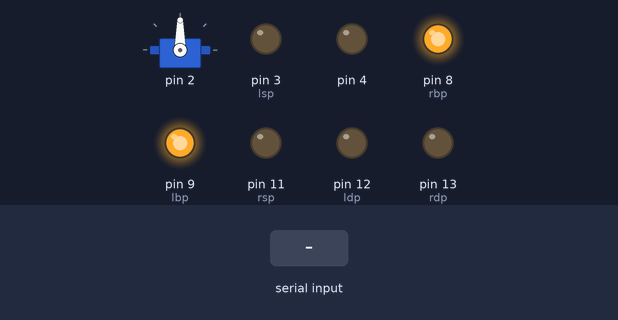
The sketch below on a simulated Arduino Uno, built with avr-gcc and run on an emulated ATmega328P. Parts: servo, output pins drawn as LEDs (lit = HIGH). The test bench sets the inputs (shaded band). What the sketch prints to the serial monitor is not drawn.

Above: at 1.2 s.
1.3 s: "o" received over Serial
At 2.0 s:
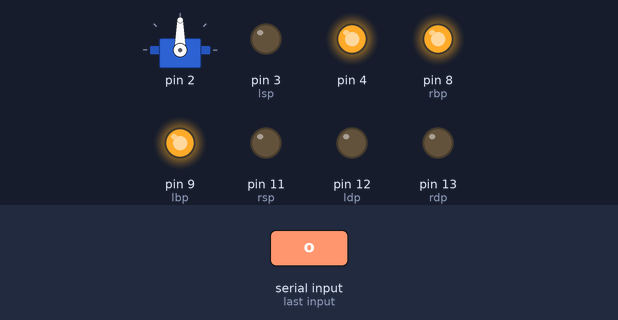
2.8 s: "f" received over Serial
At 3.1 s:
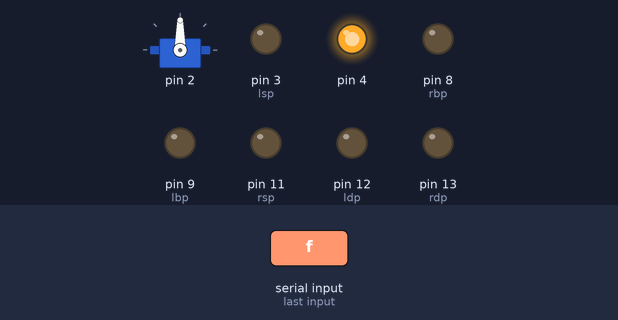
4.3 s: "i" received over Serial
At 5.4 s:
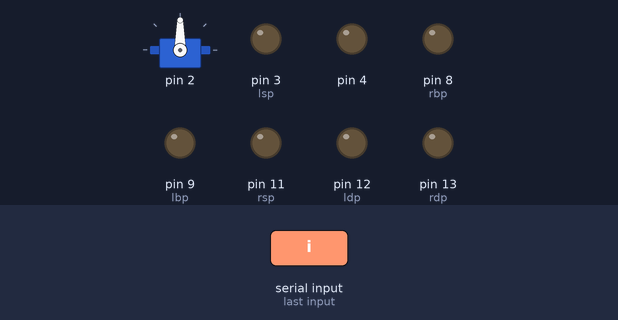
5.8 s: "u" received over Serial
At 6.6 s:
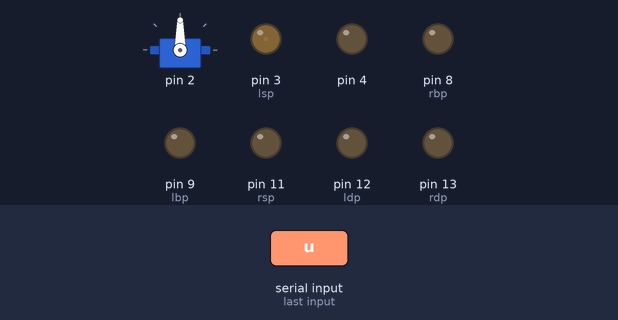
7.3 s: "o" received over Serial
At 7.6 s:
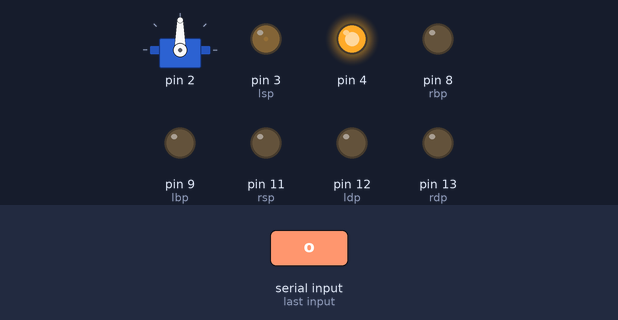
Timing chart, 0 to 9.8 s (numbered marks = the images above; inputs shaded):
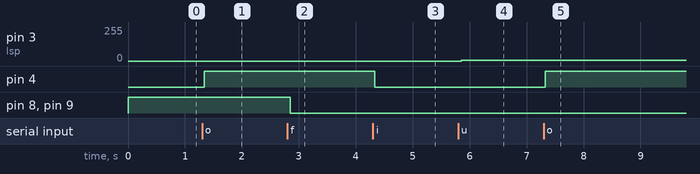

The sketch:

RC_Car_Arduino.ino
```cpp
/*
Mason Ritchie
This code receives serial input from the raspberry pi and interprets it
to commands to be carried out by the Arduino Uno and motor sheild.
*/

#include "Car.h"

int input;
Car car(4, 2); // Car object

void setup() {
  // setup serial communication
  Serial.begin(9600);

  // initializes car
  car.update();
}

void loop() {
  input = NULL;
  if (Serial.available() > 0) { // checks for serial message
    input = Serial.read();
    delay(10);

  }

  if (input != NULL) { // checks if input was recived
    Serial.print("code: ");
    Serial.print(input);
    Serial.println(" received");
  }

  // executes command based on input
  switch (input) {
    case 'o': // turn engine on
      car.engineTurn(true);
      Serial.println("engine is on");
      break;
    case 'i': // turn engine off
      car.engineTurn(false);
      Serial.println("engine is off");
      break;
    case 'l': // turn left
      car.turnLeft();
      Serial.println("turning left");
      break;
    case 'r': // turn right
      car.turnRight();
      Serial.println("turning right");
      break;
    case 'f': // transmission: forward
      car.shiftTrans('f');
      Serial.println("car in drive");
      break;
    case 'b': // transmission: reverse
      car.shiftTrans('r');
      Serial.println("car in reverse");
      break;
    case 'p': // transmission: parked
      car.shiftTrans('p');
      Serial.println("car in park");
      break;
    case 'u': // increase speed
      car.increaseSpeed();
      Serial.print("speed set to: ");
      Serial.println(car.getSpeed());
      break;
    case 'd':
      car.decreaseSpeed();
      Serial.print("speed set to: ");
      Serial.println(car.getSpeed());
      break;
    default: // unrecognized code
      Serial.println("unrecognized code");
      break;
  }

  // update cars status
  car.update();
}
```

Car.h
```cpp
/*
Car class: this class represents an arduino controlled car
Mason Ritchie
*/

#ifndef Car_H
#define Car_H

#include <Arduino.h>
#include <Servo.h>

class Car {
  private:
    // speed
    int speedL;
    int speedR;
    int speed;

    // battery control
    bool engineOn;

    // brake
    bool brake;

    // direction (servo control)
    Servo servo;
    int direction;

    // transmission
    char transmission;

    // pins
    int ep; // engine pin
    int dp; // direction pin

    // constants
    const int lsp = 3; // left speed pin
    const int rsp = 11; // right speed pin
    const int lbp = 9; // left break pin
    const int rbp = 8; // right break pin
    const int ldp = 12; // left direction pin
    const int rdp = 13; // right direction pin


  public:
    // constructor (engine pin, direction pin)
    Car(int enginePin, int directionPin) {
      // set vars
      this->speedL = 0;
      this->speedR = 0;
      this->speed = 0;
      this->engineOn = false;
      this->brake = true;
      this->direction = 90;
      this->transmission = 'p';
      this->ep = enginePin;
      this->dp = directionPin;

      // set pin modes
      pinMode(lsp, OUTPUT);
      pinMode(rsp, OUTPUT);
      pinMode(lbp, OUTPUT);
      pinMode(rbp, OUTPUT);
      pinMode(ldp, OUTPUT);
      pinMode(rdp, OUTPUT);
      pinMode(ep, OUTPUT);

      // set servo pin
      servo.attach(dp);
    }

    // updates Car to right status
    void update() {
      // checks and sets brakes
      if (brake == true) { // brake on
        digitalWrite(lbp, HIGH);
        digitalWrite(rbp, HIGH);
      }
      else if (brake == false) { // brake off
        digitalWrite(lbp, LOW);
        digitalWrite(rbp, LOW);
      }

      // checks transmission and updates speed
      if (transmission == 'f') { // drive
        digitalWrite(ldp, HIGH);
        digitalWrite(rdp, HIGH);
      }
      else if (transmission == 'r') { // reverse
        digitalWrite(ldp, LOW);
        digitalWrite(rdp, LOW);
      }

      // sets direction angle
      servo.write(direction);

      // updates speed
      analogWrite(lsp, speedL);
      analogWrite(ldp, speedR);
    }

    // turns engine on or off
    void engineTurn(bool turn) {
      if (turn == true) { // on
        engineOn = true;
        digitalWrite(ep, HIGH);
      }
      else if(turn == false) { // off
        engineOn = false;
        digitalWrite(ep, LOW);
      }
    }

    // shift car between parked('p'), drive('f'), and reverse('r')
    void shiftTrans(char pos) {
      if (pos == 'p') { // parked
        transmission = 'p';
        brake = true;
      }
      else if (pos == 'f') { // drive
        transmission == 'f';
        brake = false;
      }
      else if (pos == 'r') { // reverse
        transmission == 'r';
        brake = false;
      }

      // zeros speed
      speedL = 0;
      speedR = 0;
    }

    // sets cars axel 5 degrees to the left
    void turnLeft() {
      if (direction < 180) {
        direction = direction + 5;
      }
    }

    // sets the cars axel 5 degrees to the right
    void turnRight() {
      if (direction < 0) {
        direction = direction - 5;
      }
    }

    // set speed
    // either increments speed up and down (gas pedal) or set an exact speed (throttle)
    void increaseSpeed() {
      speed = speed + 5;
      setSpeed();
    }
    void decreaseSpeed() {
      speed = speed - 5;
      setSpeed();
    }
    void setSpeed() {
      speedL = speed;
      speedR = speed;
    }
    int getSpeed() {
      return speed;
    }

};

#endif
```

Measured:
- after the input at 1.3 s, pin 4: LOW → HIGH at once
- after the input at 2.8 s, pin 8 (rbp), pin 9 (lbp): HIGH → LOW after 0.05 s
- after the input at 4.3 s, pin 4: HIGH → LOW at once
- after the input at 5.8 s, pin 3 (lsp): 0/255 → 5/255 after 0.05 s
- after the input at 7.3 s, pin 4: LOW → HIGH at once
